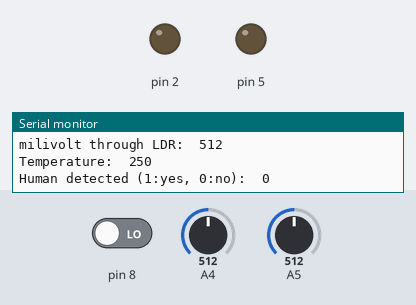
Recording of a sketch running on a simulated Arduino Uno, built with avr-gcc and run on an emulated ATmega328P. Parts: output pins drawn as LEDs (lit = HIGH), the last lines printed to the serial monitor. Inputs (shaded band) come from the test bench; at power-on: pin 8 LOW, A5 = 512, A4 = 512.

Above: at 1.2 s.
1.3 s: pin 8 driven HIGH
At 2.6 s:
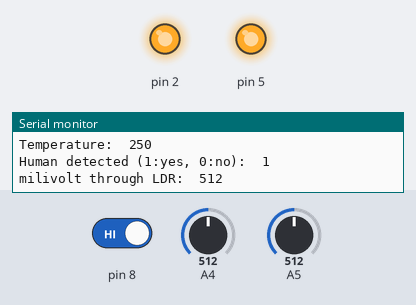
2.9 s: A5 set to 560
At 6.4 s:
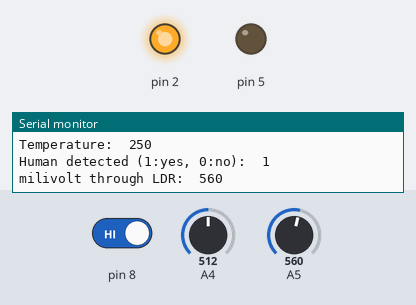
Timing chart, 0 to 7.9 s (numbered marks = the images above; inputs shaded):
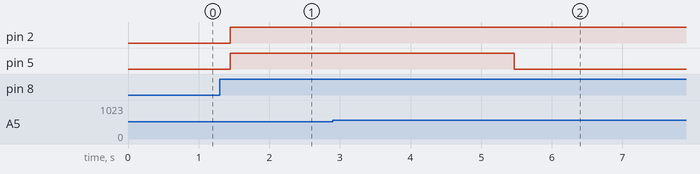

Measured:
- after the input at 1.3 s, pin 2, pin 5: LOW → HIGH after 0.15 s
- after the input at 2.9 s, pin 5: HIGH → LOW after 2.6 s

The sketch:

code.ino
```cpp
int x,y,t ;
void setup ()
{
  pinMode( 8, INPUT);
  pinMode( 2, OUTPUT);
  pinMode( 5, OUTPUT);
  pinMode( A5, INPUT);
  pinMode( A4, INPUT);
  Serial.begin(9600);
}
void loop ()
{
  x= digitalRead(8);
  y= analogRead(A5);
  t= analogRead(A4);
  t= (t*5)/1.024;
  t= t/10;
  Serial.print("Temperature:  ");
  Serial.println(t);
  Serial.print("Human detected (1:yes, 0:no):  ");
  Serial.println(x);
  Serial.print("milivolt through LDR:  ");
  Serial.println(y);

  if (x<1)
  {
    digitalWrite(5,0);
    digitalWrite(2,0);

  }
  else
  {
    if ((y<550) && (t>32))
    {
      {digitalWrite(5,1);
       digitalWrite(2,1);}
      delay(4000);

    }

    else
    {
     	 if ((y>550) && (t>32))
    	{
           {digitalWrite(5,0);
            digitalWrite(2,1);}
           delay(4000);

    	}

      		else
    		{
      			if ((y<550) && (t<32))
    			{
                  {digitalWrite(5,1);
                   digitalWrite(2,0);}
                  delay(4000);

    			}

        			else
        			{
                      {digitalWrite(5,0);
                       digitalWrite(2,0);}
                      delay(1000);
        			}
            }
    }
  }
}
```
